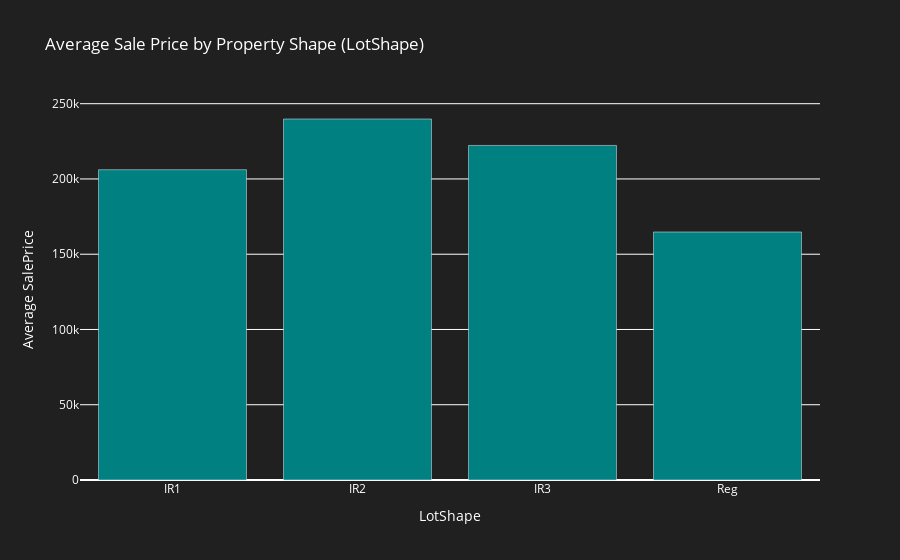

The code cell stored with this chart in its notebook:
### Markdown cell above
### Question 4:
What is the average sale price by property shape?

### Code cell
# Average Sale Price by Property Shape
lotshape_avg_price = train_data.groupby('LotShape')['SalePrice'].mean()

fig6 = go.Figure()
fig6.add_trace(go.Bar(
    x=lotshape_avg_price.index,
    y=lotshape_avg_price.values,
    marker=dict(color='teal'),
    name="Average SalePrice"
))

fig6.update_layout(
    title="Average Sale Price by Property Shape (LotShape)",
    xaxis_title="LotShape",
    yaxis_title="Average SalePrice",
    plot_bgcolor='rgba(32, 32, 32, 1)',
    paper_bgcolor='rgba(32, 32, 32, 1)',
    font=dict(color='white')
)

fig6.show()

# Distribution Sale Price by Property Shape
fig7 = px.box(x=train_data['LotShape'], y=train_data['SalePrice'], color=train_data['LotShape'],
              title="Sale Price Distribution by Property Shape (LotShape)",
              labels={"x": "LotShape", "y": "SalePrice"},
              color_discrete_sequence=["teal"])

fig7.update_layout(
    plot_bgcolor='rgba(32, 32, 32, 1)',
    paper_bgcolor='rgba(32, 32, 32, 1)',
    font=dict(color='white')
)

fig7.show()

### Figure 1 — Plotly figure (JSON) as saved in the notebook; plotly's stock layout.template omitted (floating-point values rounded to 4 significant figures)
{"data": [{"marker": {"color": "teal"}, "name": "Average SalePrice", "type": "bar", "x": ["IR1", "IR2", "IR3", "Reg"], "y": [206100.0, 239800.0, 222300.0, 164800.0]}], "layout": {"font": {"color": "white"}, "paper_bgcolor": "rgba(32, 32, 32, 1)", "plot_bgcolor": "rgba(32, 32, 32, 1)", "title": {"text": "Average Sale Price by Property Shape (LotShape)"}, "xaxis": {"title": {"text": "LotShape"}}, "yaxis": {"title": {"text": "Average SalePrice"}}}}
